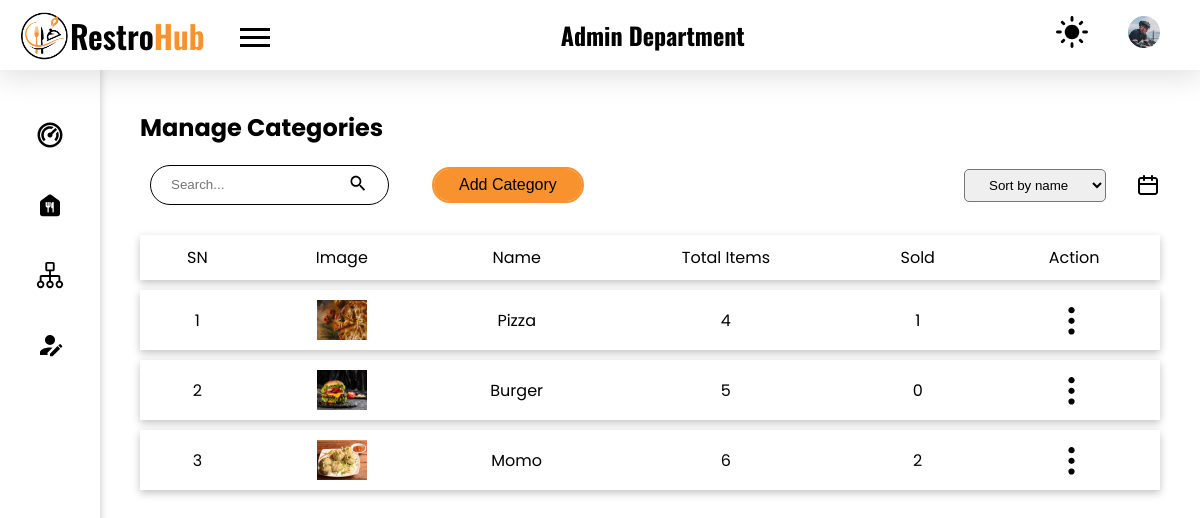
Screenshot of /admin/categories.php (signed in) with the database file from the repository.
### tables this page shows
CREATE TABLE `category` (
  `cat_id` int(11) NOT NULL,
  `image` varchar(100) NOT NULL,
  `cat_name` varchar(50) NOT NULL
);

### admin/categories.php (the view, shortened to what this page needs)
<!DOCTYPE html>
<html lang="en">
<head>
    <link rel="stylesheet" href="../styles/style.css">
</head>
<body>
    <?php
    require("./components/header.php");
    require("./components/sidebar.php");
    ?>
    <main class="admin_dashboard_body">
        <section class="dashboard_inner-head flex items-center">
            <h2>Manage Categories</h2>
        </section>
        <div class="flex items-center mt-20">
            <div class="flex items-center">
                <form action="./backend/category/search.php" method="post" class="search_form border-curve-lg">
                    <div class="flex items-center">
                        <input type="search" placeholder="Search..." class="no_outline search_category" name="search-category" id="search-category">
                        <button type="submit" class="no_bg no_outline"><img src="../images/ic_search.svg" alt="search icon"></button>
                    </div>
                </form>
                <button class="button ml-35 border-curve-lg popper-btn">Add Category</button>
            </div>
            <div class="filter flex items-center">
                <form action="./backend/category/filter.php" method="post" class="filter-form">
                    <select name="cat-filter" class="p_7-20 border-curve" id="cat-filter">
                        <option value="name" <?php if(isset($_SESSION['cat-filter']) && $_SESSION['cat-filter'] == "") echo "selected" ?>>Sort by name</option>
                    </select>
                </form>
                <img src="../images/ic_calender.svg" class="filter_by_date popper-btn" alt="filter">
            </div>
        </div>
        <?php
        require("../config.php");
        if (isset($_SESSION['search-category'])) {
            $searchKey = $_SESSION['search-category'];
            $sql = "select * from category where cat_name like '$searchKey%' order by cat_id desc";
            unset($_SESSION['search-category']);
        } else {
            $sql = "select * from category order by cat_id desc";
        }
        $res = mysqli_query($conn, $sql);
        ?>
        <?php
        if (mysqli_num_rows($res) > 0) {
        ?>
            <table class="mt-20">
                <tr class="shadow">
                    <th>SN</th>
                    <th>Image</th>
                    <th>Name</th>
                    <th>Total Items</th>
                    <th>Sold</th>
                    <th>Action</th>
                </tr>
                <?php
                $i = 0;
                while ($data = mysqli_fetch_assoc($res)) {
                    $i++;
                    $cat_id = $data['cat_id'];
                    $sql_total_cat = "select count(*) as total from food where category = $cat_id";
                    $res_total_cat = mysqli_query($conn, $sql_total_cat);
                    $total_cat = mysqli_fetch_assoc($res_total_cat)['total'];
                    $sql_fetch_order_id_from_cat_id = "select id from orders where f_id in (select f_id from food where category = $cat_id)";
                    $res_fetch_order_id_from_cat_id = mysqli_query($conn, $sql_fetch_order_id_from_cat_id);
                    $total_sold = 0;
                    while($row = mysqli_fetch_assoc($res_fetch_order_id_from_cat_id)){
                        $order_id = $row['id'];
                        $sql_total_sold = "select (count(*)*orders.qty) as total from orders inner join aos on orders.id = aos.order_id where aos.order_id = $order_id and aos.status = 'delivered'";
                        $res_total_sold = mysqli_query($conn, $sql_total_sold) or die(mysqli_error($conn));
                        $total_sold_data = mysqli_fetch_assoc($res_total_sold);
                        $total_sold += $total_sold_data['total'];
                    }
                ?>
                    <tr class="shadow">
                        <td> <?php echo $i; ?> </td>
                        <td>
                            <img src="../uploads/category/<?php echo $data["image"]; ?>" alt="food image" class="table_food-img">
                        </td>
                        <td> <?php echo $data["cat_name"]; ?> </td>
                        <td><?php echo $total_cat; ?></td>
                        <td><?php echo $total_sold; ?></td>
                        <td class="table_action_container">
                            <button class="no_bg no_outline table_option-menu">
                                <img src="../images/ic_options.svg" alt="options menu">
                            </button>
                        </td>
                    </tr>
                <?php } ?>
            </table>
        <?php
        } else {
        ?>
            <p class="mt-20 text-center">
            <?php
            echo "No data found";
        }
            ?>
    </main>
</body>
</html>

### styles/style.css (style rules this page uses)
:root { --black: #000000; --gray: #afafaf; --light-gray: #f3f3f3; --primary-color: #F7922F; --trans-black: #00000030; --very-trans-black: #00000020; --trans-green: #DCFFD380; --trans-green-text: #30B900; --trans-yellow: #fafd3e67; --trans-yellow-text: #46500C; --trans-purple: #FFA0FB66; --trans-purple-text: #A500F3; --trans-primary: #F7922F50; --trans-red: #FFD6D6; --trans-red-text: #934747; --white: #ffffff; }
* { margin: 0; padding: 0; box-sizing: border-box; list-style: none; text-decoration: none; color: var(--black); }
.no_outline { outline: none; border: none; }
.no_bg { background-color: transparent; }
body { background-color: var(--white); }
a, button, a>*, button>*, input[type="submit"], .menu__for-sidebar, .menu__for-sidebar>*, .admin_profile_image, .date_filter_close, .popper-btn, .pointer { cursor: pointer; }
.shadow { box-shadow: rgba(0, 0, 0, 0.24) 0px 3px 8px; }
.mt-20 { margin-top: 20px; }
.p_7-20 { padding: 7px 20px; }
.ml-35 { margin-left: 35px; }
.border-curve { border-radius: 5px; }
.border-curve-lg { border-radius: 25px; }
.flex { display: flex; align-items: flex-start; justify-content: space-between; flex-direction: row; }
.items-center { align-items: center; }
body, .body-text { font-family: 'Poppins', sans-serif; }
.button { background-color: var(--primary-color); padding: 7px 25px; font-size: 1rem; min-width: fit-content; border: none !important; vertical-align: middle; outline: 2px solid var(--primary-color); }
.search_form { border: 2px solid var(--black); height: 40px; margin: 0 10px; padding: 3px 5px; }
.admin_dashboard_body { padding: 40px 40px 40px 140px; max-width: 1440px; }
.filter-form { margin-right: 30px; }
.table_action_container { position: relative; }
.search_form { border: 1px solid var(--black); padding: 7px 20px; transition: 0.3s; }
.search_form div img { width: 20px; }
table { border-collapse: separate; border-spacing: 0 10px; text-align: center; width: 100%; }
table th { font-weight: normal; }
table tr { background-color: var(--white); }
table tr td, table tr th { padding: 10px 20px; width: fit-content; }
.table_food-img { width: 50px; height: 40px; vertical-align: middle; }
.table_option-menu { transform: rotate(90deg); cursor: pointer; height: 35px; vertical-align: middle; }
h2 { font-size: 24px; }

### rows the page displays
category: image (picture), cat_name "Pizza", total_cat "4", total_sold "1"
category: image (picture), cat_name "Burger", total_cat "5", total_sold "0"
category: image (picture), cat_name "Momo", total_cat "6", total_sold "2"
